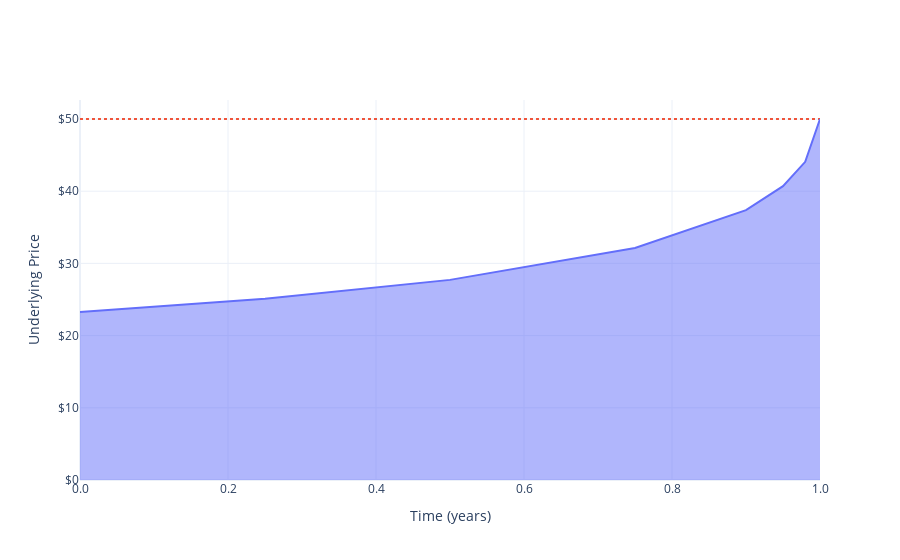

Notebook code cell kept with this figure:
### Markdown cell above
# PUT FIGURE

### Code cell
figs[1].show()

### Figure 1 — Plotly figure (JSON) as saved in the notebook; plotly's stock layout.template omitted (floating-point values rounded to 4 significant figures)
{"data": [{"line": {"color": "#EF553B", "dash": "dot"}, "mode": "lines", "type": "scatter", "x": [0, 1], "y": [50, 50]}, {"fill": "tozeroy", "hovertemplate": "boundary = $%{y:,.2f} at t = %{x:0.2f}<extra></extra>", "line": {"color": "#636efa"}, "mode": "lines", "type": "scatter", "x": [0, 0.25, 0.5, 0.75, 0.9, 0.95, 0.98, 1], "y": [23.28, 25.1, 27.72, 32.13, 37.38, 40.7, 44.07, 50]}], "layout": {"showlegend": false, "xaxis": {"tickformat": ",.1f", "title": {"text": "Time (years)"}}, "yaxis": {"rangemode": "tozero", "tickformat": ",.0f", "tickprefix": "$", "title": {"text": "Underlying Price"}}}}
